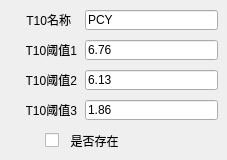
      <widget class="QWidget" name="tab10">
       <attribute name="title">
        <string>试剂条10</string>
       </attribute>
       <widget class="QLabel" name="CH10_label3">
        <property name="geometry">
         <rect>
          <x>26</x>
          <y>70</y>
          <width>51</width>
          <height>20</height>
         </rect>
        </property>
        <property name="text">
         <string>T10阈值2</string>
        </property>
        <property name="alignment">
         <set>Qt::AlignRight|Qt::AlignTrailing|Qt::AlignVCenter</set>
        </property>
       </widget>
       <widget class="QLabel" name="CH10_label2">
        <property name="geometry">
         <rect>
          <x>26</x>
          <y>40</y>
          <width>51</width>
          <height>20</height>
         </rect>
        </property>
        <property name="text">
         <string>T10阈值1</string>
        </property>
        <property name="alignment">
         <set>Qt::AlignRight|Qt::AlignTrailing|Qt::AlignVCenter</set>
        </property>
       </widget>
       <widget class="QLineEdit" name="CH10_threshold2">
        <property name="geometry">
         <rect>
          <x>85</x>
          <y>70</y>
          <width>133</width>
          <height>20</height>
         </rect>
        </property>
        <property name="text">
         <string>6.13</string>
        </property>
       </widget>
       <widget class="QLabel" name="CH10_label4">
        <property name="geometry">
         <rect>
          <x>26</x>
          <y>100</y>
          <width>51</width>
          <height>20</height>
         </rect>
        </property>
        <property name="text">
         <string>T10阈值3</string>
        </property>
        <property name="alignment">
         <set>Qt::AlignRight|Qt::AlignTrailing|Qt::AlignVCenter</set>
        </property>
       </widget>
       <widget class="QLineEdit" name="CH10_threshold3">
        <property name="geometry">
         <rect>
          <x>85</x>
          <y>100</y>
          <width>133</width>
          <height>20</height>
         </rect>
        </property>
        <property name="text">
         <string>1.86</string>
        </property>
       </widget>
       <widget class="QCheckBox" name="CheckBox10">
        <property name="geometry">
         <rect>
          <x>45</x>
          <y>130</y>
          <width>101</width>
          <height>21</height>
         </rect>
        </property>
        <property name="text">
         <string>  是否存在</string>
        </property>
       </widget>
       <widget class="QLineEdit" name="CH10_threshold1">
        <property name="geometry">
         <rect>
          <x>85</x>
          <y>40</y>
          <width>133</width>
          <height>20</height>
         </rect>
        </property>
        <property name="text">
         <string>6.76</string>
        </property>
       </widget>
       <widget class="QLineEdit" name="CH10_name">
        <property name="geometry">
         <rect>
          <x>85</x>
          <y>10</y>
          <width>133</width>
          <height>20</height>
         </rect>
        </property>
        <property name="text">
         <string>PCY</string>
        </property>
       </widget>
       <widget class="QLabel" name="CH10_label1">
        <property name="geometry">
         <rect>
          <x>20</x>
          <y>10</y>
          <width>51</width>
          <height>20</height>
         </rect>
        </property>
        <property name="text">
         <string>T10名称</string>
        </property>
        <property name="alignment">
         <set>Qt::AlignRight|Qt::AlignTrailing|Qt::AlignVCenter</set>
        </property>
       </widget>
      </widget>
